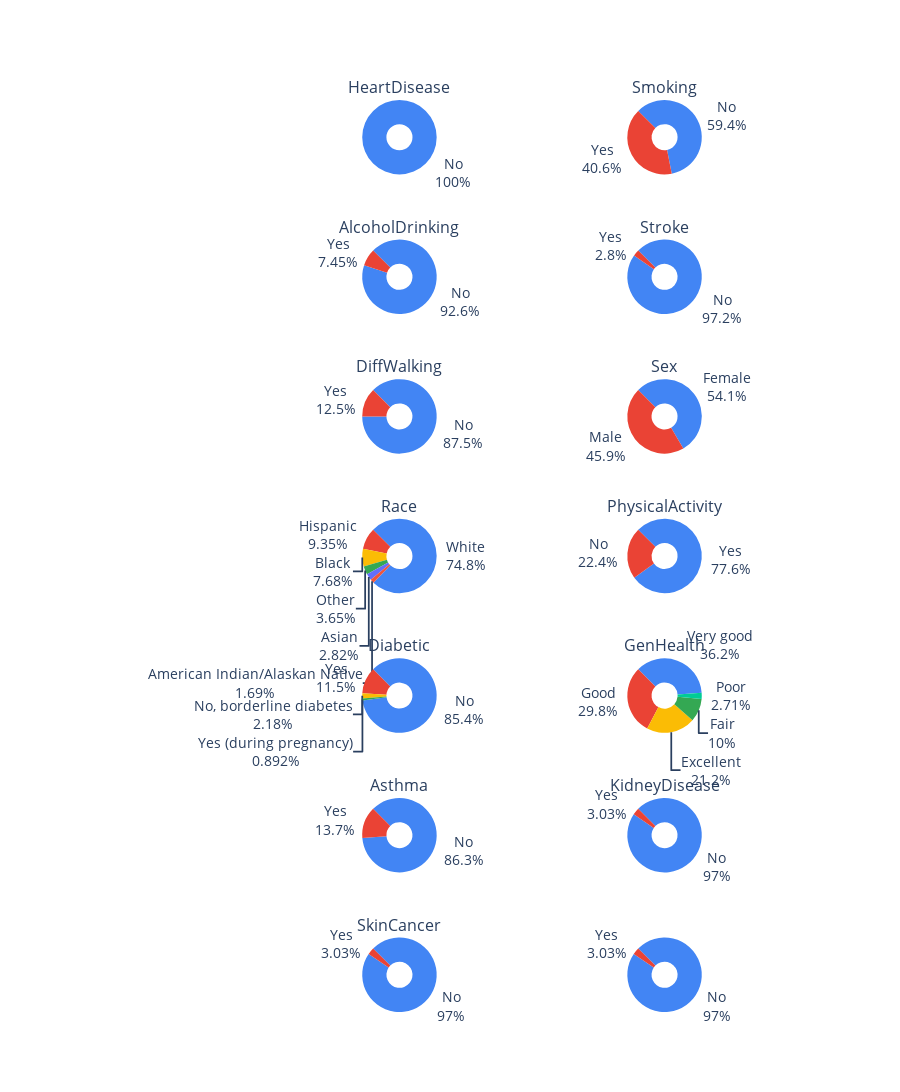

This figure's notebook cell:
### Code cell
Heart_X_df = df[df['HeartDisease'] == 'No']
cat_vis(Heart_X_df)

### Figure 1 — Plotly figure (JSON) as saved in the notebook; plotly's stock layout.template omitted (floating-point values rounded to 4 significant figures)
{"data": [{"domain": {"x": [0, 0.45], "y": [0.9184, 1.0]}, "hole": 0.35, "labels": ["No"], "marker": {"colors": ["#4285f4", "#ea4335", "#fbbc05", "#34a853"]}, "rotation": -45, "textinfo": "label+percent", "type": "pie", "values": [274456]}, {"domain": {"x": [0.55, 1], "y": [0.9184, 1.0]}, "hole": 0.35, "labels": ["No", "Yes"], "marker": {"colors": ["#4285f4", "#ea4335", "#fbbc05", "#34a853"]}, "rotation": -45, "textinfo": "label+percent", "type": "pie", "values": [163028, 111428]}, {"domain": {"x": [0, 0.45], "y": [0.7653, 0.8469]}, "hole": 0.35, "labels": ["No", "Yes"], "marker": {"colors": ["#4285f4", "#ea4335", "#fbbc05", "#34a853"]}, "rotation": -45, "textinfo": "label+percent", "type": "pie", "values": [254016, 20440]}, {"domain": {"x": [0.55, 1], "y": [0.7653, 0.8469]}, "hole": 0.35, "labels": ["No", "Yes"], "marker": {"colors": ["#4285f4", "#ea4335", "#fbbc05", "#34a853"]}, "rotation": -45, "textinfo": "label+percent", "type": "pie", "values": [266781, 7675]}, {"domain": {"x": [0, 0.45], "y": [0.6122, 0.6939]}, "hole": 0.35, "labels": ["No", "Yes"], "marker": {"colors": ["#4285f4", "#ea4335", "#fbbc05", "#34a853"]}, "rotation": -45, "textinfo": "label+percent", "type": "pie", "values": [240125, 34331]}, {"domain": {"x": [0.55, 1], "y": [0.6122, 0.6939]}, "hole": 0.35, "labels": ["Female", "Male"], "marker": {"colors": ["#4285f4", "#ea4335", "#fbbc05", "#34a853"]}, "rotation": -45, "textinfo": "label+percent", "type": "pie", "values": [148458, 125998]}, {"domain": {"x": [0, 0.45], "y": [0.4592, 0.5408]}, "hole": 0.35, "labels": ["White", "Hispanic", "Black", "Other", "Asian", "American Indian/Alaskan Native"], "marker": {"colors": ["#4285f4", "#ea4335", "#fbbc05", "#34a853"]}, "rotation": -45, "textinfo": "label+percent", "type": "pie", "values": [205329, 25664, 21081, 10005, 7727, 4650]}, {"domain": {"x": [0.55, 1], "y": [0.4592, 0.5408]}, "hole": 0.35, "labels": ["Yes", "No"], "marker": {"colors": ["#4285f4", "#ea4335", "#fbbc05", "#34a853"]}, "rotation": -45, "textinfo": "label+percent", "type": "pie", "values": [213033, 61423]}, {"domain": {"x": [0, 0.45], "y": [0.3061, 0.3878]}, "hole": 0.35, "labels": ["No", "Yes", "No, borderline diabetes", "Yes (during pregnancy)"], "marker": {"colors": ["#4285f4", "#ea4335", "#fbbc05", "#34a853"]}, "rotation": -45, "textinfo": "label+percent", "type": "pie", "values": [234380, 31641, 5987, 2448]}, {"domain": {"x": [0.55, 1], "y": [0.3061, 0.3878]}, "hole": 0.35, "labels": ["Very good", "Good", "Excellent", "Fair", "Poor"], "marker": {"colors": ["#4285f4", "#ea4335", "#fbbc05", "#34a853"]}, "rotation": -45, "textinfo": "label+percent", "type": "pie", "values": [99468, 81734, 58242, 27576, 7436]}, {"domain": {"x": [0, 0.45], "y": [0.1531, 0.2347]}, "hole": 0.35, "labels": ["No", "Yes"], "marker": {"colors": ["#4285f4", "#ea4335", "#fbbc05", "#34a853"]}, "rotation": -45, "textinfo": "label+percent", "type": "pie", "values": [236737, 37719]}, {"domain": {"x": [0.55, 1], "y": [0.1531, 0.2347]}, "hole": 0.35, "labels": ["No", "Yes"], "marker": {"colors": ["#4285f4", "#ea4335", "#fbbc05", "#34a853"]}, "rotation": -45, "textinfo": "label+percent", "type": "pie", "values": [266134, 8322]}, {"domain": {"x": [0, 0.45], "y": [0, 0.08163]}, "hole": 0.35, "labels": ["No", "Yes"], "marker": {"colors": ["#4285f4", "#ea4335", "#fbbc05", "#34a853"]}, "rotation": -45, "textinfo": "label+percent", "type": "pie", "values": [266134, 8322]}, {"domain": {"x": [0.55, 1], "y": [0, 0.08163]}, "hole": 0.35, "labels": ["No", "Yes"], "marker": {"colors": ["#4285f4", "#ea4335", "#fbbc05", "#34a853"]}, "rotation": -45, "textinfo": "label+percent", "type": "pie", "values": [266134, 8322]}], "layout": {"annotations": [{"font": {"size": 16}, "showarrow": false, "text": "HeartDisease", "x": 0.225, "xanchor": "center", "xref": "paper", "y": 1.0, "yanchor": "bottom", "yref": "paper"}, {"font": {"size": 16}, "showarrow": false, "text": "Smoking", "x": 0.775, "xanchor": "center", "xref": "paper", "y": 1.0, "yanchor": "bottom", "yref": "paper"}, {"font": {"size": 16}, "showarrow": false, "text": "AlcoholDrinking", "x": 0.225, "xanchor": "center", "xref": "paper", "y": 0.8469, "yanchor": "bottom", "yref": "paper"}, {"font": {"size": 16}, "showarrow": false, "text": "Stroke", "x": 0.775, "xanchor": "center", "xref": "paper", "y": 0.8469, "yanchor": "bottom", "yref": "paper"}, {"font": {"size": 16}, "showarrow": false, "text": "DiffWalking", "x": 0.225, "xanchor": "center", "xref": "paper", "y": 0.6939, "yanchor": "bottom", "yref": "paper"}, {"font": {"size": 16}, "showarrow": false, "text": "Sex", "x": 0.775, "xanchor": "center", "xref": "paper", "y": 0.6939, "yanchor": "bottom", "yref": "paper"}, {"font": {"size": 16}, "showarrow": false, "text": "Race", "x": 0.225, "xanchor": "center", "xref": "paper", "y": 0.5408, "yanchor": "bottom", "yref": "paper"}, {"font": {"size": 16}, "showarrow": false, "text": "PhysicalActivity", "x": 0.775, "xanchor": "center", "xref": "paper", "y": 0.5408, "yanchor": "bottom", "yref": "paper"}, {"font": {"size": 16}, "showarrow": false, "text": "Diabetic", "x": 0.225, "xanchor": "center", "xref": "paper", "y": 0.3878, "yanchor": "bottom", "yref": "paper"}, {"font": {"size": 16}, "showarrow": false, "text": "GenHealth", "x": 0.775, "xanchor": "center", "xref": "paper", "y": 0.3878, "yanchor": "bottom", "yref": "paper"}, {"font": {"size": 16}, "showarrow": false, "text": "Asthma", "x": 0.225, "xanchor": "center", "xref": "paper", "y": 0.2347, "yanchor": "bottom", "yref": "paper"}, {"font": {"size": 16}, "showarrow": false, "text": "KidneyDisease", "x": 0.775, "xanchor": "center", "xref": "paper", "y": 0.2347, "yanchor": "bottom", "yref": "paper"}, {"font": {"size": 16}, "showarrow": false, "text": "SkinCancer", "x": 0.225, "xanchor": "center", "xref": "paper", "y": 0.08163, "yanchor": "bottom", "yref": "paper"}], "font": {"size": 14}, "height": 3200, "showlegend": false}}
